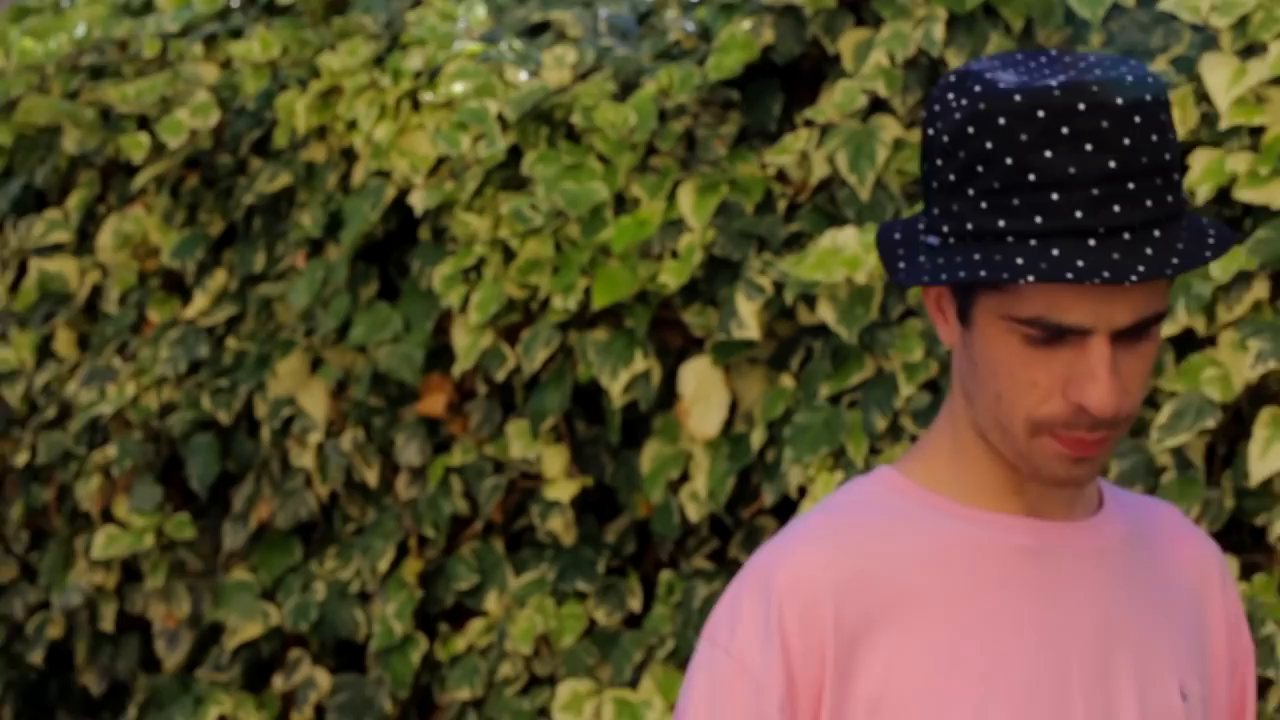
#> input picture videos/0/001.bmp, 1280 x 720 px, given in place of 014.bmp, which was not available
$ python boundingbox.py
#> lines starting #> are read from the running program, lines starting #| are printed output that depends on the picture
import matplotlib.image as mpimg
import matplotlib.pyplot as plt
from random import shuffle
with open("dlib/box_coordinates.csv") as f:
#> (reads dlib/box_coordinates.csv from the repository)
    c = 0
    lines = f.readlines()
    shuffle(lines)
    for line in lines:
        name, x, y, height, width = line.split(",")
        img = mpimg.imread("videos/"+name)
#> img is the input picture: shape (720, 1280, 3); mean R, G, B 88.4, 75.7, 46.5
        plt.imshow(img)

        x = float(x)
        y = float(y)
        width = float(width)
        height = float(height)
        print([y, y+width, y+width, y, y], [x, x, x+height, x+height, x])

        plt.plot([y, y+width, y+width, y, y], [x, x, x+height, x+height, x])
        plt.show()
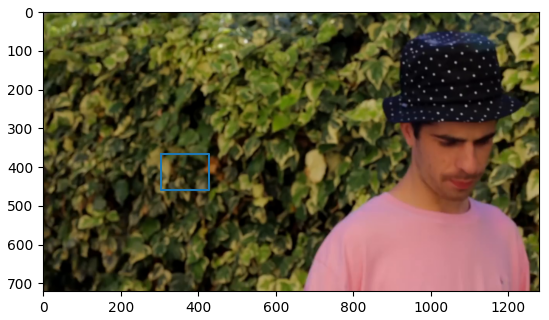
#> figure drawn by matplotlib, 1 panel
#> pass 2 of the loop `for line in lines:`:
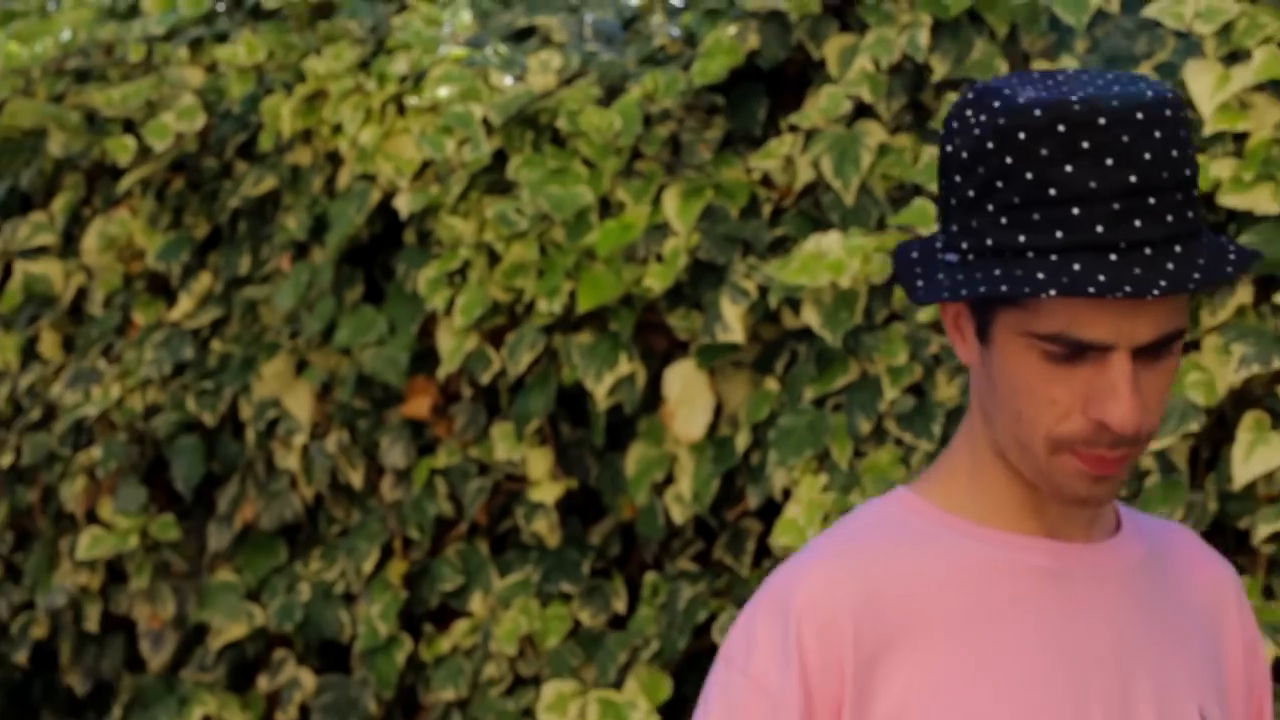
#> input picture videos/0/002.bmp, 1280 x 720 px, given in place of 053.bmp, which was not available
#> img is the input picture: shape (720, 1280, 3); mean R, G, B 87, 75.1, 45.5
#> `plt.show()`:
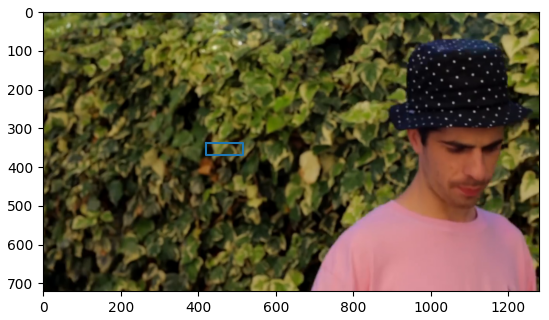
#> figure drawn by matplotlib, 1 panel
#> (the run stopped early here; a loop or call above may not have finished)
